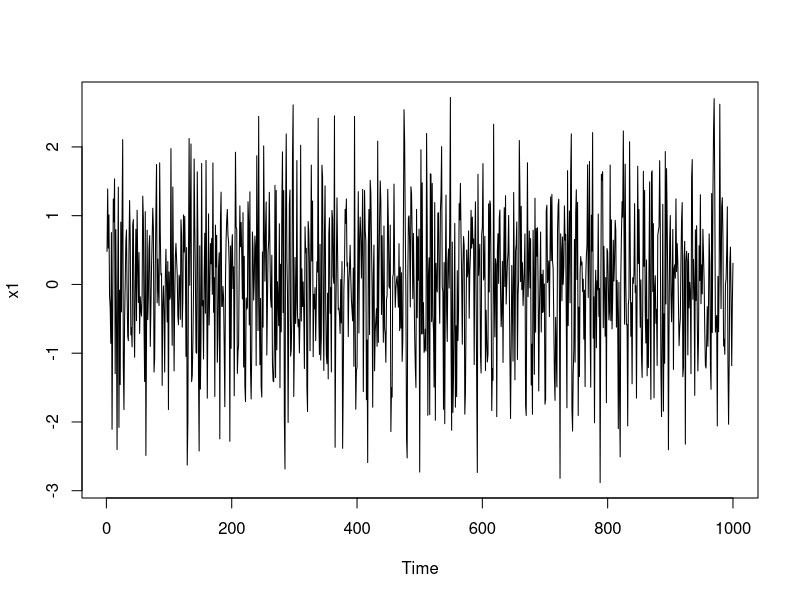
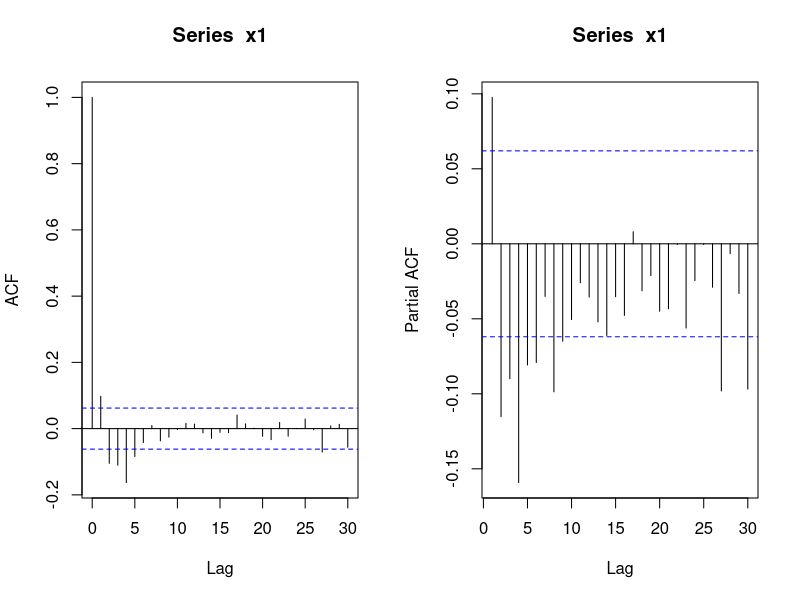
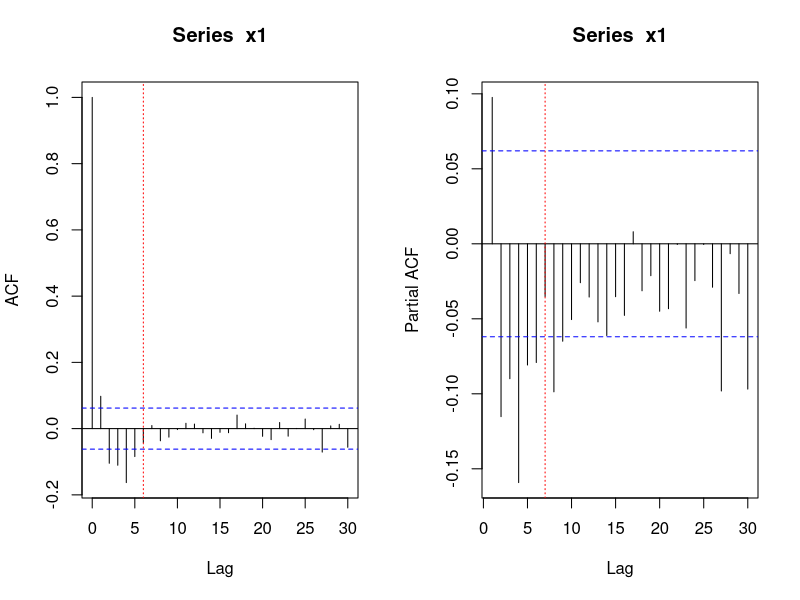
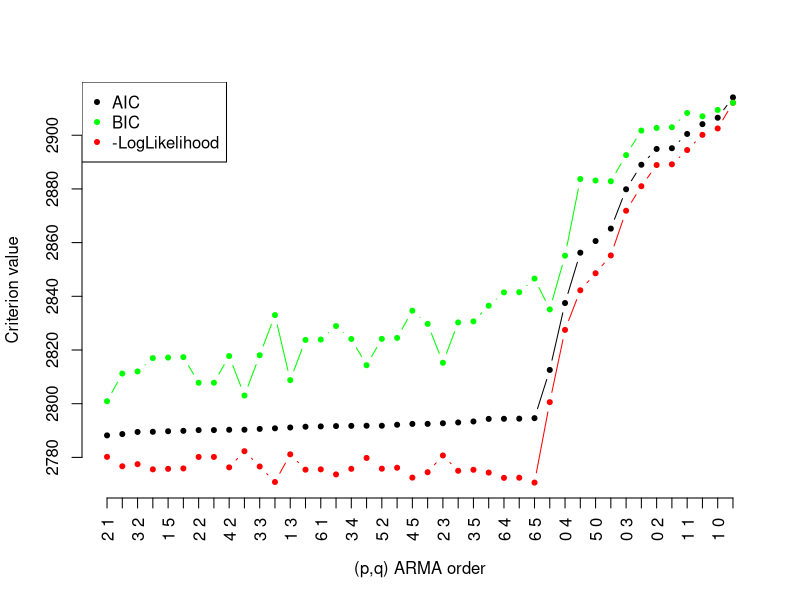
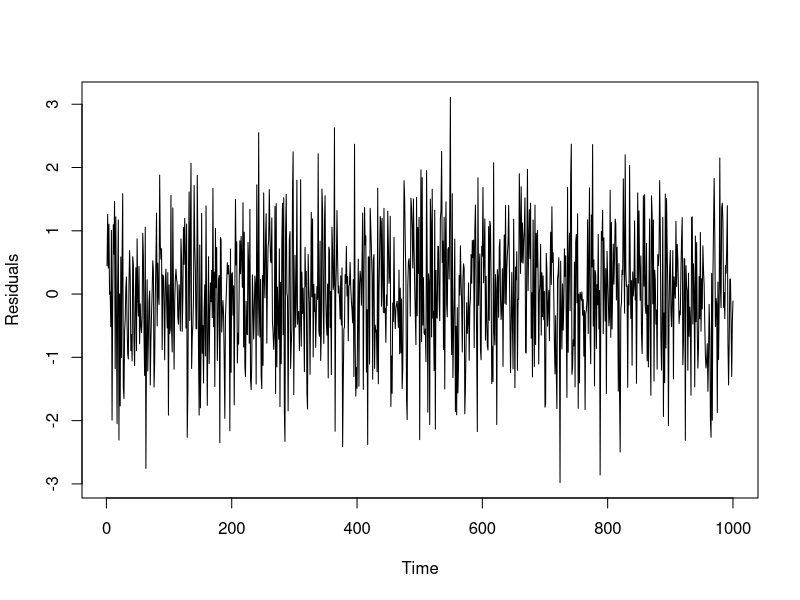
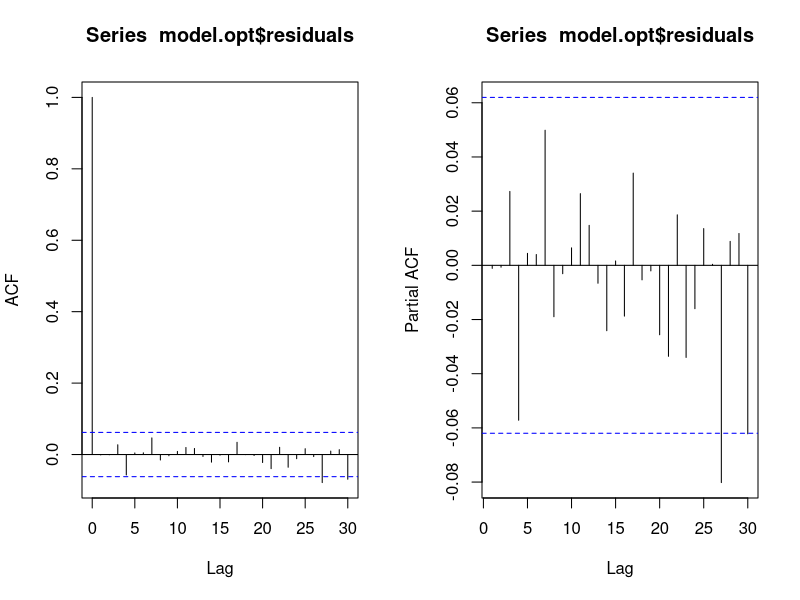
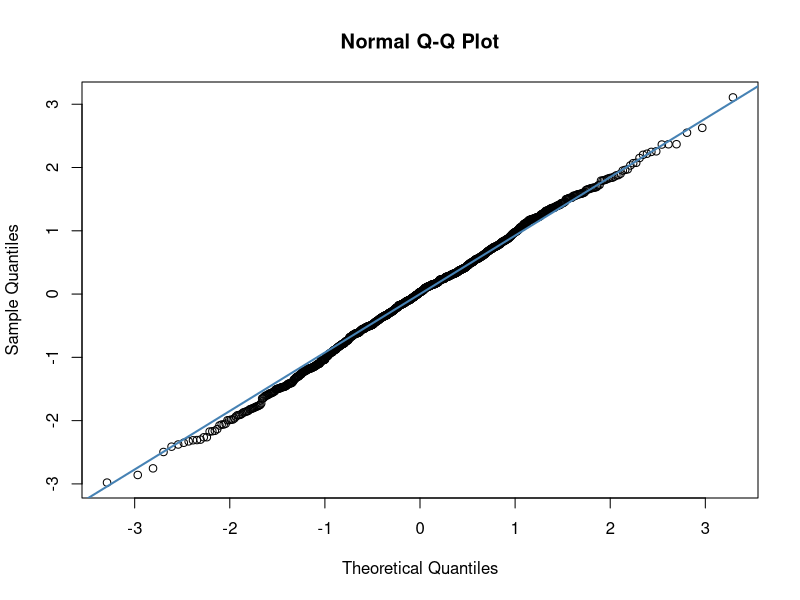
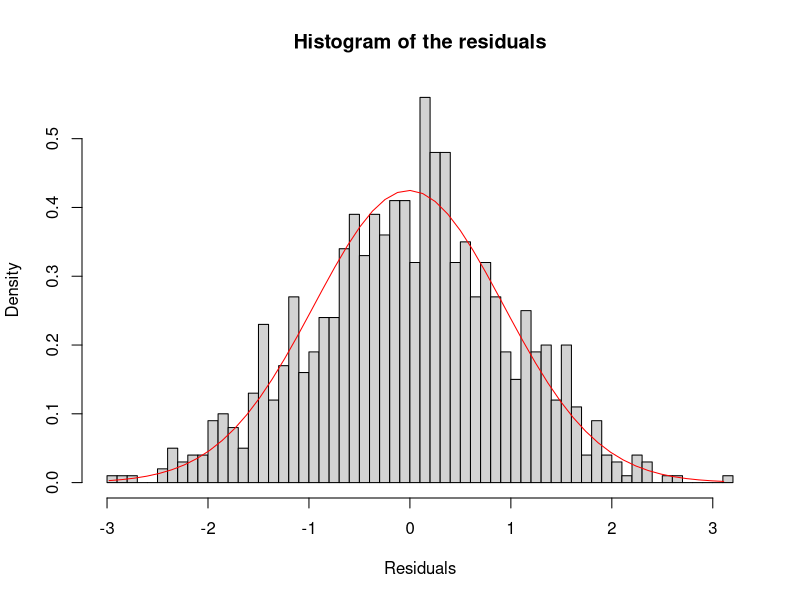

These figures' R source, in order:
rm(list=objects())

#### Simulation and representation

set.seed(110) # to ensure reproducible results (fix the seed of the randomness)

n = 1000
sigma = 1
eps = rnorm(n,0,sd=sigma) # innovation of our ARMA process

ar = c(1,-1/4) # AR orders
ma = c(-1) # MA orders
# Be careful: arima.sim reads the orders when the equation is written in the following way:
# X_t = phi_1*X_t-1 + phi_2*X_t-2 + ... + eps_t + theta_1*eps_t-1 + ...
x1 = arima.sim(n=n, list(ar=ar,ma=ma), innov=eps)

plot(x1)

#### ACF and PACF

par(mfrow=c(1,2)) # 1 line, 2 columns
acf(x1)
pacf(x1)
par(mfrow=c(1,1)) # go back to only one plot per window

# Be careful: ACF starts at lag 0 (even though ACF at lag 0 is ALWAYS 1)
# and PACF at lags 1
qmax = 5 # ACF = 0 for h > 5
pmax = 6 
# PACF goes down the line at lag 7 and becomes higher only once after
# We prefer to have a smaller bound on p so that we do not try so many models afterwards
# If our models are not satisfactory, we could increase p at the end!

par(mfrow=c(1,2))
acf(x1)
abline(v=qmax+1, lty=3, col="red")
pacf(x1)
abline(v=pmax+1, lty=3, col="red")
par(mfrow=c(1,1))

#### Model selection

## Creation of the different orders without for loop

ordre = expand.grid(p=c(0:pmax), q=c(0:qmax)) 
# create all pairs of potentials p and q
# matrix of size (length(q)*length(p)) x 2 = 42 x 2
ordre = cbind(ordre[,1], 0, ordre[,2]) 
# add the 0 order for differentiation in the middle, since we did not observe any trend

head(ordre)
dim(ordre)

## Fitting the different models without for loop

# arima function fits an ARIMA model to our data, given the order we gave it
model = apply(ordre, 1, arima, x=x1, method=c("ML"), SSinit=c("Rossignol2011"),
              optim.method="BFGS", include.mean=F) 
# 1 to specifiy that "apply" is by row (2 = by column)
# returns a list of 42 ARIMA models

# We can have a look at one model to understand the output of arima
model[[2]]

## Selection

aic = sapply(model, function(x) {x$aic}) # returns a list containing the 42 AIC
bic = sapply(model, function(x) {-2*x$loglik+log(x$nobs)*length(x$coef)}) # returns a list containing the 42 BIC
like = sapply(model, function(x) {-2*x$loglik}) # returns a list containing the 42 "- log likelihood"

# Understanding in details the following code is not important for the exam. 
# But interesting for those who will continue a bit with stats.
o = order(aic)
# order returns the indices corresponding to sorting the vector in ascending order
# it does not sort the vector! it gives the indices to sort it
# (if you just need to sort, you can use sort(aic) but here we will sort also
# BIC and loglikeklihood with respect ro the AIC order)
# aic[o] is the sorted vector of AIC
# it allows us to sort also BIC and LogLikelihood in the AIC order
plot(aic[o], type='b', pch=20, axes=F, ylim=range(aic,like),
     xlab="(p,q) ARMA order", ylab="Criterion value")
points(like[o], col='red', pch=20, type='b')
points(bic[o], col='green', pch=20, type='b')
axis(1,c(1:length(aic)), paste(ordre[o,1], ordre[o,3]), las=2)
# we change the x axis so that the labels correspond to (p,q) and not the index in the list
axis(2)
legend("topleft", legend=c("AIC","BIC", "-LogLikelihood"), col=c("black", "green", "red"),
       pch=20)

# Chosen model by AIC
ordre.opt = ordre[which.min(aic),]
ordre.opt

# Chosen model by BIC: from the plot we know it is the same than AIC
ordre.opt = ordre[which.min(bic),]
ordre.opt

# we retrieve the model associated to the lowest AIC
model.opt = model[[which.min(aic)]] 
#model.opt = arima(x=x1, order=ordre.opt, method=c("ML"),
#                 SSinit=c("Rossignol2011"),
#                 optim.method="BFGS", include.mean=F)

model.opt
names(model.opt)

## Associated parameters

model.opt$coef # coefficients
model.opt$sigma2 # variance estimation of the innovation/noise
model.opt$var.coef # variance estimation of the estimated coefficients

#### Student test of the coefficients nullity

## pvalue of the Gaussian test (approximation of the Student test for n large)
pvalue = function(model)
{
  2*(1 - pnorm( abs(model$coef) / sqrt(diag(model$var.coef))) )
}

pvalue(model.opt)
# for each coefficient, the p-value is really below 0.05: we significantly reject 
# the null hypothesis, the hypothesis that the coefficient is in fact 0

## Higher orders

# We can test higher orders, to see if we are not missing a coefficient
# Be careful: we can not test both AR and MA higher orders, so we proceed in 2 times

model.opt_pp1 = arima(x=x1, order=ordre.opt+c(1,0,0), method=c("ML"),
                      SSinit=c("Rossignol2011"),
                      optim.method="BFGS", include.mean=F)
pvalue(model.opt_pp1)
# p-value for AR3 coefficient is 0.87: we can not reject the null hypothesis (that the 
# coefficient is null) at 5% (and even higher). It confirms the order 2 for the AR part.

model.opt_qp1 = arima(x=x1, order=ordre.opt+c(0,0,1), method=c("ML"),
                      SSinit=c("Rossignol2011"),
                      optim.method="BFGS", include.mean=F)
pvalue(model.opt_qp1)
# p-value for AR3 coefficient is 0.86: we can not reject the null hypothesis (that the 
# coefficient is null) at 5% (and even higher). It confirms the order 2 for the AR part.

## Lower orders

# Be careful: this is just an illustration for the practical session
# Our coefficient are significant according to the p-value, 
# so there is no need to look for lower orders

model.opt_pm1 = arima(x=x1, order=ordre.opt-c(1,0,0), method=c("ML"),
                      SSinit=c("Rossignol2011"),
                      optim.method="BFGS", include.mean=F)
pvalue(model.opt_pm1)

model.opt_qm1 = arima(x=x1, order=ordre.opt-c(0,0,1), method=c("ML"),
                      SSinit=c("Rossignol2011"),
                      optim.method="BFGS", include.mean=F)
pvalue(model.opt_qm1)

# Their coefficient pass the test, but it was predictable.

#### Residuals analysis

plot(model.opt$residuals, type='l', ylab="Residuals")
# Visually there is no trend and no seasonality.

par(mfrow=c(1,2))
acf(model.opt$residuals)
pacf(model.opt$residuals)
par(mfrow=c(1,1))
# No significant auto-correlations

# If the residuals are truly gaussian distributed, then their empirical quantiles
# should coincide with the theoretical guassian quantiles
qqnorm(model.opt$residuals)
qqline(model.opt$residuals, col = "steelblue", lwd = 2) # to add the x=y line
# Perfect fit of the quantiles

hist(model.opt$residuals, breaks=50, freq=F, xlab="Residuals",
     main="Histogram of the residuals")
x = seq(min(model.opt$residuals),
        max(model.opt$residuals),
        length=50)
lines(x, dnorm(x,mean(model.opt$residuals),model.opt$sigma2), col='red')
# Histogram globally coincides also with the one of the standard Gaussian distribution

#### Box-Pierce test

# In this test we do not want to reject the null hypothesis
# Indeed, the null hypothesis corresponds to the absence of residuals correlation
pvalue_BP = function(model, K)
{
  rho = acf(model$residuals, lag.max=K, plot=F)$acf[-1] # we delete the first term, always = 1
  n = model$nobs
  pval = (1-pchisq(n*sum(rho^2), df=K-length(model$coef)))
  return(pval)
}

pvalue_BP(model.opt, K=10)
pvalue_BP(model.opt, K=20)
# We do not reject H0, with a threshold of 5%
# => Residuals appear to be not correlated, according to this test
# More rigorously, we have no reason to be worried (not rejecting the test does
# not exactly mean that the hypothesis is correct, but that we do not have reason
# to suspect it is not)

# We can test ARMA(2,0) and ARMA(1,1) for the example

pvalue_BP(model.opt_pm1, K=10)
# We reject the hypothesis of non-correlated residuals at order at most 10
pvalue_BP(model.opt_qm1, K=10) 
# We reject the hypothesis of non-correlated residuals at order at most 10

# => missing significant higher orders leads to poor modelisation

#### Forecasting

x1_train = x1[1:900]
x1_test = x1[-c(1:900)]

# we fit the model only on the first 900 observations
model.opt = arima(x=x1_train, order=ordre.opt, method=c("ML"),
                  SSinit=c("Rossignol2011"),
                  optim.method="BFGS", include.mean=F)

# each point X_t is forecasted given the observations until time t-h
forecast = function(model, h)
{
  forecast = array(NA, dim=100)
  for(i in c(900:999)) # for each value to be predicted
  {
    # we apply the formulae with the fitted coefficients (of line 222)
    # but on the observed values! It is just an evaluation
    mod = arima(x=x1[1:(i-h)], order=ordre.opt, fixed=model$coef, include.mean=F)
    # i-899 because forecast is a vector of size 100, from 1 to 100
    forecast[i-899] = tail(predict(mod,n.ahead=h)$pred, 1) 
    # At each time step we predict the value h time later
  }
  return(forecast)
}

prev = forecast(model.opt, h=1) # horizon 1

plot(x1_test, type='l', xlab="Time", ylab=expression(X[1]))
lines(prev, col='red')
legend("topleft", legend=c("Observed values", "Forecasting"), lty=1,
       col=c("black","red"))

prev = lapply(c(1:10), forecast, model=model.opt)
# we make 10 forecasts: horizon 1, 2, ..., 10
# we can compare them and see the influence of the horizon

erreur = sapply(prev, function(x){mean((x-x1_test)^2)})
plot(erreur,type='b', xlab="Horizon", ylab="Mean squared error")
# the error increases with h
# it is consistent since the method is local, highly dependent on previous values